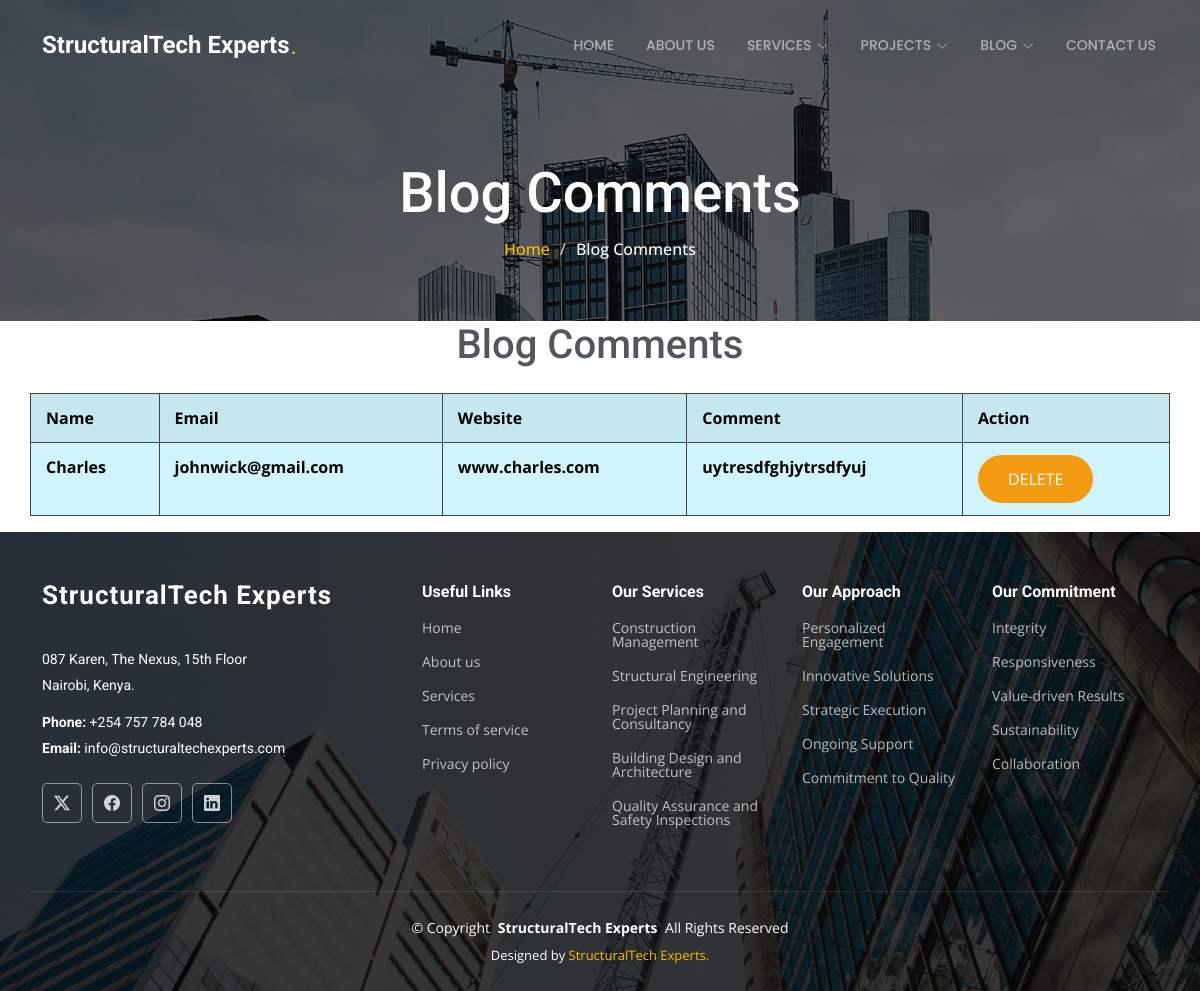
/comment/, run on the app's committed database.
### StucturalTechExpertsapp/models.py (models this page shows, shortened)
class Comment(models.Model):
    name = models.CharField(max_length=100)
    email = models.EmailField()
    website = models.CharField(max_length=200)
    comment = models.TextField()

### StucturalTechExpertsapp/views.py (the view)
# urls.py: path('comment/', views.comment, name='comment'),
def comment(request):
    Comments = Comment.objects.all()
    return render(request, 'comment.html', {'comments': Comments})

### templates/comment.html
{% extends 'starter-page.html' %}
{% load static %}
{% block body %}
    <div class="page-title dark-background" style="background-image: url({% static 'assets/img/page-title-bg.jpg' %});">
      <div class="container position-relative">
        <h1>Blog Comments</h1>
        <nav class="breadcrumbs">
          <ol>
            <li><a href="{% url 'index' %}">Home</a></li>
            <li class="current">Blog Comments</li>
          </ol>
        </nav>
      </div>
    </div>
    <h1 class="text-center mb-4">Blog Comments</h1>
    <table class="table-info container table table-bordered table-hover table-striped table-dark-custom"  style="background-color: #3a3a3a; font-weight: bold;">
    <thread class="table-dark">
        <tr>
        <th style="padding: 12px 15px; border: 1px solid #444;">Name</th>
        <th style="padding: 12px 15px; border: 1px solid #444;">Email</th>
        <th style="padding: 12px 15px; border: 1px solid #444;">Website</th>
        <th style="padding: 12px 15px; border: 1px solid #444;">Comment</th>
        <th style="padding: 12px 15px; border: 1px solid #444;">Action</th>
        </tr>
    </thread>
    {% for z in comments %}
        <tr>
            <td style="padding: 12px 15px; border: 1px solid #444;">{{ z.name }}</td>
            <td style="padding: 12px 15px; border: 1px solid #444;">{{ z.email }}</td>
            <td style="padding: 12px 15px; border: 1px solid #444;">{{ z.website }}</td>
            <td style="padding: 12px 15px; border: 1px solid #444;">{{ z.comment }}</td>
            <td style="padding: 12px 15px; border: 1px solid #444;">
                <a href="/delete_comment/{{ z.id }}" class="btn btn-danger" style="background-color: #f39c12; color: white; border: none; padding: 12px 30px; border-radius: 25px; font-size: 16px; cursor: pointer;">DELETE</a>
            </td>
        </tr>
    {% endfor %}
    </table>
{% endblock %}

### static/assets/css/main.css (style rules this page uses)
:root { --default-font: "Open Sans", system-ui, -apple-system, "Segoe UI", Roboto, "Helvetica Neue", Arial, "Noto Sans", "Liberation Sans", sans-serif, "Apple Color Emoji", "Segoe UI Emoji", "Segoe UI Symbol", "Noto Color Emoji"; --heading-font: "Roboto", sans-serif; --nav-font: "Poppins", sans-serif; }
:root { --background-color: #ffffff; --default-color: #364d59; --heading-color: #52565e; --accent-color: #feb900; --surface-color: #ffffff; --contrast-color: #ffffff; }
:root { --nav-color: rgba(255, 255, 255, 0.55); --nav-hover-color: #ffffff; --nav-mobile-background-color: #ffffff; --nav-dropdown-background-color: #ffffff; --nav-dropdown-color: #212529; --nav-dropdown-hover-color: #feb900; }
.dark-background { --background-color: #060606; --default-color: #ffffff; --heading-color: #ffffff; --surface-color: #252525; --contrast-color: #ffffff; }
:root { scroll-behavior: smooth; }
body { color: var(--default-color); background-color: var(--background-color); font-family: var(--default-font); }
a { color: var(--accent-color); text-decoration: none; transition: 0.3s; }
h1, h2, h3, h4, h5, h6 { color: var(--heading-color); font-family: var(--heading-font); }
.page-title { color: var(--default-color); background-color: var(--background-color); background-size: cover; background-position: center; background-repeat: no-repeat; padding: 160px 0 60px 0; text-align: center; position: relative; }
.page-title:before { content: ""; background-color: color-mix(in srgb, var(--background-color), transparent 40%); position: absolute; inset: 0; }
.page-title h1 { font-size: 56px; font-weight: 500; margin-bottom: 10px; }
.page-title .breadcrumbs ol { display: flex; flex-wrap: wrap; list-style: none; justify-content: center; padding: 0; margin: 0; font-size: 16px; font-weight: 500; }
.page-title .breadcrumbs ol li+li { padding-left: 10px; }
.page-title .breadcrumbs ol li+li::before { content: "/"; display: inline-block; padding-right: 10px; color: color-mix(in srgb, var(--default-color), transparent 20%); }

### data on the page
Comment: name "Charles", email "johnwick@gmail.com", website "www.charles.com", comment "uytresdfghjytrsdfyuj"
